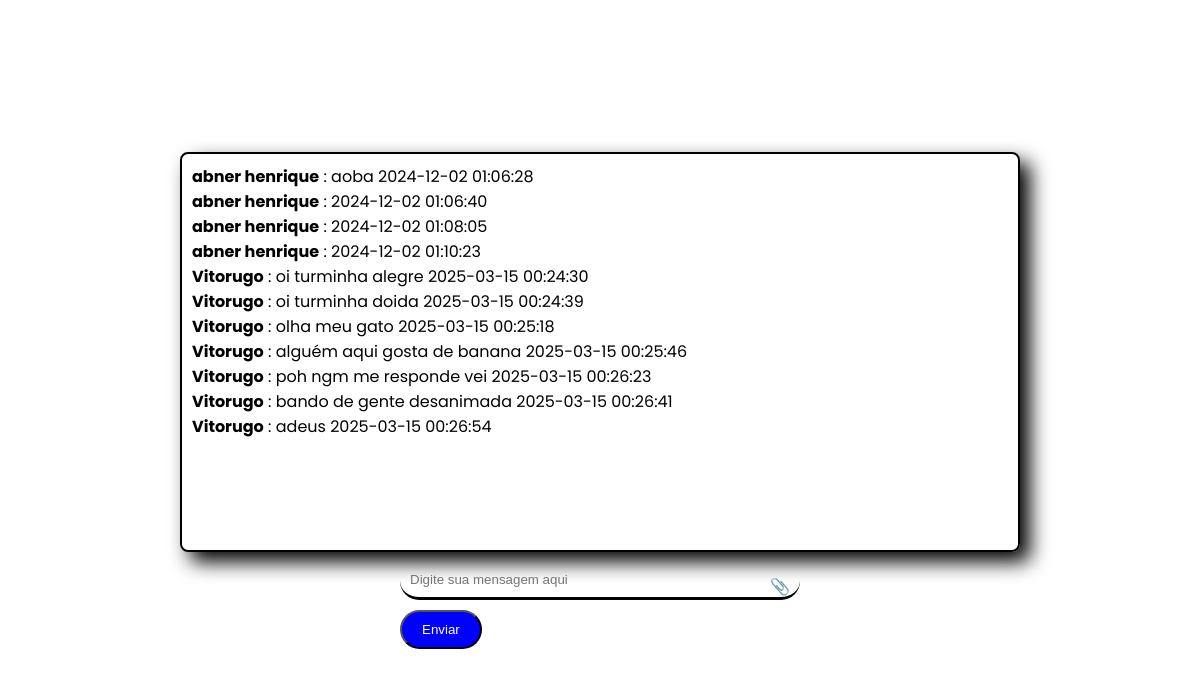
Before: /chat/chat with the older database file.
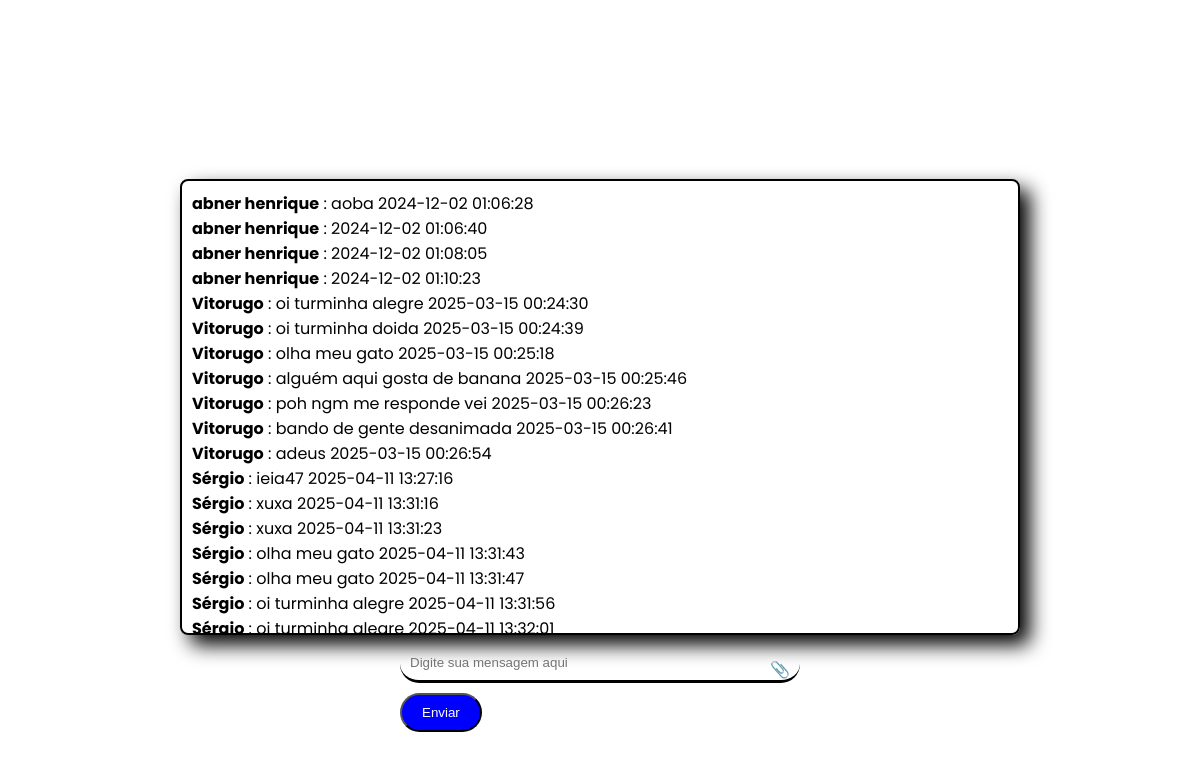
After: the same page with the newer database file.
### models.py (models this page shows, shortened)
class Mensagem(db.Model):
    __tablename__ = 'mensagens'
    id = db.Column(db.Integer, primary_key=True)
    usuario_id = db.Column(db.Integer, db.ForeignKey('usuarios.id'), nullable=False)
    mensagem = db.Column(db.Text, nullable=True)  # Pode ser nula, pois pode conter apenas arquivo
    arquivo = db.Column(db.LargeBinary, nullable=True)  # Para armazenar o arquivo
    extensao = db.Column(db.String(10), nullable=True)  # Para armazenar a extensão do arquivo
    timestamp = db.Column(db.DateTime, default=db.func.current_timestamp())
    user = db.relationship('User', back_populates='mensagens')

class User(UserMixin, db.Model):
    __tablename__ = 'usuarios'
    id = db.Column(db.Integer, primary_key=True)
    nome = db.Column(db.String(150), nullable=False)
    email = db.Column(db.String(150), unique=True, nullable=False)
    senha = db.Column(db.String(150), nullable=False)
    turma = db.Column(db.String(50))
    numero = db.Column(db.String(50))
    role = db.Column(db.String(50))
    mensagens = db.relationship('Mensagem', back_populates='user')
    respostas = db.relationship('Resposta', back_populates='user')
    cronogramas = db.relationship('Cronograma', back_populates='user', cascade='all, delete-orphan')

### chat.py (the view)
@chat_bp.route('/chat')
def chat():
    mensagens = db.session.query(User.nome, Mensagem.mensagem, Mensagem.timestamp ).join(Mensagem.user).order_by(Mensagem.timestamp.asc()).all()
    return render_template('chat.html', mensagens=mensagens)

### templates/chat.html (shortened to what this page needs)
<!DOCTYPE html>
<html lang="en">
<head>
    <link rel="stylesheet" href="{{ url_for('static', filename='css/conversas.css') }}">
</head>
<body>
    <section>
        <main class="main-content">
            <div id="chat-form">
                <div class="text-area" id="text-area">
                    <ul>
                        {% for mensagem in mensagens %}
                            <li>
                                <strong>{{ mensagem[0] }}</strong> : {{ mensagem[1] }}
                                <span>{{ mensagem[2] }}</span>
                            </li>
                        {% endfor %}
                    </ul>
                </div>
                <form action="{{ url_for('chat.enviar_mensagem') }}" method="POST" enctype="multipart/form-data">
                    <div class="input-wrapper">
                        <input type="text" id="text" name="mensagem" placeholder="Digite sua mensagem aqui" maxlength="240">
                        <span class="icon" onclick="triggerFileInput()">&#128206;</span>
                    </div>
                    <div>
                        <button type="submit" id="enviar" name="enviar">Enviar</button>
                    </div>
                </form>
        </main>
    </section>
</body>
</html>

### static/css/conversas.css (style rules this page uses)
main { min-height: 100vh; width: 100vw; display: flex; flex-direction: column; align-items: center; justify-content: center; gap: 10px; padding: 20px; color: var(--text-color); background-color: var(--background-color); transition: background-color 0.3s, color 0.3s; }
#chat-form { display: flex; flex-direction: column; align-items: center; justify-content: center; }
.text-area { width: 70vw; height: 50vh; border: solid 2px var(--text-color); border-radius: 8px; padding: 10px; overflow-y: auto; word-break: break-all; font-family: poppins; margin-bottom: 10px; background-color: transparent; box-shadow: 10px 10px 20px black; border: solid 2px var(--text-color); display: flex; flex-direction: column; }
#enviar { background-color: blue; color: #ffffff; padding: 10px 20px; margin-right: 10px; cursor: pointer; border-radius: 20px; }
#text { border-radius: 20px; width: 100%; z-index: 5; color: var(--text-color); }
.input-wrapper { position: relative; width: 60vw; max-width: 400px; }
.input-wrapper .icon { position: absolute; right: 10px; top: 50%; transform: translateY(-50%); cursor: pointer; }

### templates/chat.html (style rules this page uses)
* { margin: 0; padding: 0; box-sizing: border-box; }
:root { --background-color: #ffffff; --text-color: #000000; --background-color-clarinho: #efefefdc ; }
body, html { min-height: 10px; display: flex; justify-content: center; align-items: center; background-color: var(--background-color); font-family: poppins; }
input[type="text"], input[type="file"] { width: 30vw; padding: 10px; margin-bottom: 10px; border: none; outline: none; border-bottom: solid black 3px; background-color: transparent; }

Changed rows visible on the page:
added Mensagem: nome "Sérgio", mensagem "ieia47", timestamp "2025-04-11 13:27:16"
added Mensagem: nome "Sérgio", mensagem "xuxa", timestamp "2025-04-11 13:31:16"
added Mensagem: nome "Sérgio", mensagem "xuxa", timestamp "2025-04-11 13:31:23"
added Mensagem: nome "Sérgio", mensagem "olha meu gato", timestamp "2025-04-11 13:31:43"
added Mensagem: nome "Sérgio", mensagem "olha meu gato", timestamp "2025-04-11 13:31:47"
added Mensagem: nome "Sérgio", mensagem "oi turminha alegre", timestamp "2025-04-11 13:31:56"
added Mensagem: nome "Sérgio", mensagem "oi turminha alegre", timestamp "2025-04-11 13:32:01"
